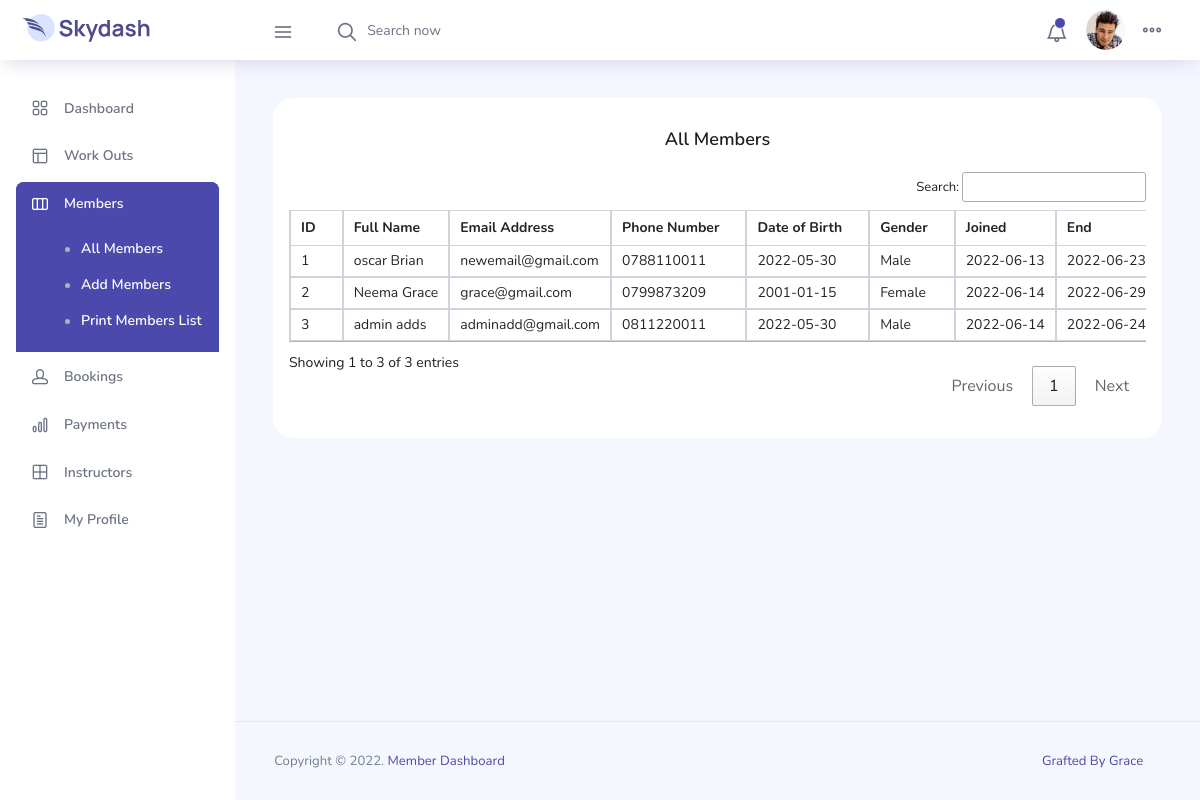
/dashboards/admin/all-members.php (signed in), run on the app's committed database.
### tables this page shows
CREATE TABLE `member` (
  `member_id` int NOT NULL,
  `member_full_name` varchar(100) NOT NULL,
  `member_email` varchar(50) NOT NULL,
  `member_mobile` varchar(50) NOT NULL,
  `member_date_of_birth` date DEFAULT NULL,
  `member_gender` varchar(50) NOT NULL,
  `member_joining_date` date DEFAULT NULL,
  `member_end_date` date DEFAULT NULL,
  `member_user_id` bigint UNSIGNED NOT NULL
);

### dashboards/admin/all-members.php (the view, shortened to what this page needs)
<?php include 'header.php' ?>
<div class="main-panel">
    <div class="content-wrapper">
        <div class="row">
            <div class="col-xl-12">
                <div class="card" style="padding:2rem 1rem;">
                    <h4 class="text-center mb-4">All Members</h4>
                    <div class="table-responsive">
                        <table class="table table-bordered" id="example">
                            <thead>
                                <tr>
                                    <th>ID</th>
                                    <th>Full Name</th>
                                    <th>Email Address</th>
                                    <th>Phone Number</th>
                                    <th>Date of Birth</th>
                                    <th>Gender</th>
                                    <th>Joined</th>
                                    <th>End</th>
                                </tr>
                            </thead>
                            <tbody>
                                <?php
                                include '../../db-connection.php';
                                $bookingplans = "SELECT * FROM `member`";
                                $querybookingsplans = mysqli_query($conn, $bookingplans);
                                $bookingsplansrows = mysqli_num_rows($querybookingsplans);
                                if ($bookingsplansrows >= 1) {
                                    while ($fetch  = mysqli_fetch_assoc($querybookingsplans)) {
                                        $memberid = $fetch['member_id'];
                                        $name = $fetch['member_full_name'];
                                        $email = $fetch['member_email'];
                                        $mobile = $fetch['member_mobile'];
                                        $dob = $fetch['member_date_of_birth'];
                                        $gender = $fetch['member_gender'];
                                        $startdate = $fetch['member_joining_date'];
                                        $enddate = $fetch['member_end_date'];
                                        echo "
                                                            <tr>
                                                                <td>$memberid</td>
                                                                <td>$name</td>
                                                                <td>$email</td>
                                                                <td>$mobile</td>
                                                                <td style='text-transform:uppercase;'>$dob</td>
                                                                <td>$gender</td>
                                                                <td>$startdate</td>
                                                                <td>$enddate</td>
                                </tr>";
                                    }
                                }
                                ?>
                            </tbody>
                        </table>
                    </div>
                </div>
            </div>
        </div>
    </div>
    <footer class="footer">
        <div class="d-sm-flex justify-content-center justify-content-sm-between">
            <span class="text-muted text-center text-sm-left d-block d-sm-inline-block">Copyright © 2022.
                <a href="" target="_blank">Member Dashboard</span>
            <span class="float-none float-sm-right d-block mt-1 mt-sm-0 text-center">Grafted By Grace <i
                    class="ti-heart text-danger ml-1"></i></span>
        </div>
    </footer>
</div>
</div>
</div>
</body>
</html>

### data on the page
member: member_id "1", member_full_name "oscar Brian", member_email "newemail@gmail.com", member_mobile "0788110011", member_date_of_birth "2022-05-30", member_gender "Male", member_joining_date "2022-06-13", member_end_date "2022-06-23"
member: member_id "2", member_full_name "Neema Grace", member_email "grace@gmail.com", member_mobile "0799873209", member_date_of_birth "2001-01-15", member_gender "Female", member_joining_date "2022-06-14", member_end_date "2022-06-29"
member: member_id "3", member_full_name "admin adds", member_email "adminadd@gmail.com", member_mobile "0811220011", member_date_of_birth "2022-05-30", member_gender "Male", member_joining_date "2022-06-14", member_end_date "2022-06-24"
